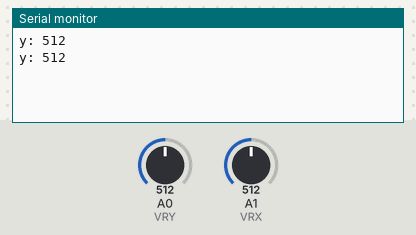
Bench run of a sketch on a simulated Arduino Uno, built with avr-gcc and run on an emulated ATmega328P. Parts: the last lines printed to the serial monitor. The inputs (shaded band) are chosen by the test bench; at power-on: A0 (VRY) = 512, A1 (VRX) = 512.

Above: at 1.8 s.
1.9 s: A0 (VRY) set to 716
At 2.8 s:
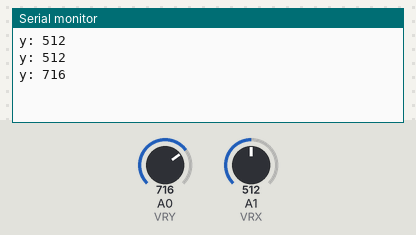
3.4 s: A0 (VRY) set to 900
At 4.5 s:
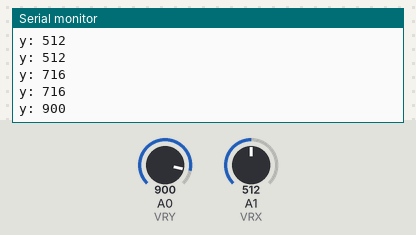
Timing chart, 0 to 6.4 s (numbered marks = the images above; inputs shaded):
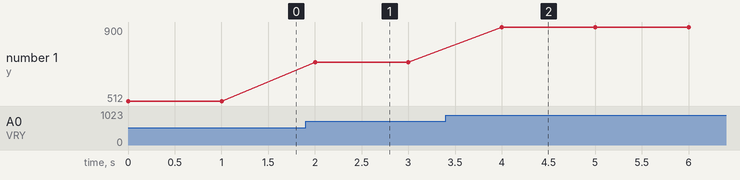

The sketch:

Read_rocker_value.ino
```cpp
// (licence header left out)
int VRX = A1; //X axis of rocker connected to analog A1 input
int VRY = A0; //Y axis of rocker connected to analog A0 input
int x = 0, y = 0; //Define variables x,y

/*
* Function       setup
* @author        Jessica
* @date          2019.8.21
* @brief         Initial configuration
* @param[in]     void
* @retval        void
* @par History   no
*/
void setup()
{
  pinMode(VRX, INPUT);
  pinMode(VRY, INPUT);
  Serial.begin(9600);
}

/*
* Function       loop
* @author        Jessica
* @date          2019.8.21
* @brief         Read the analog value of the joystick and print it to the serial port. The range of the analog value is 0 on the left and 700 on the right.
* @param[in]     void
* @retval        void
* @par History   no
*/
void loop()
{
  x = analogRead(VRX); //Read the analog voltage value of A0 and assign it to x
  y = analogRead(VRY); //Read the analog voltage value of A1 and assign it to y
  //Serial.print("x: ");
  //Serial.println(x);
  Serial.print("y: ");
  Serial.println(y);
  delay(1000);//delay 1s
}
```

Measured:
- after the input at 1.9 s, the serial monitor: prints a new line after 0.10 s (image 1)
- after the input at 3.4 s, the serial monitor: prints a new line after 0.60 s (image 2)
- plotted number 1: 512 → 716 after the input at 1.9 s, 716 → 900 after the input at 3.4 s
